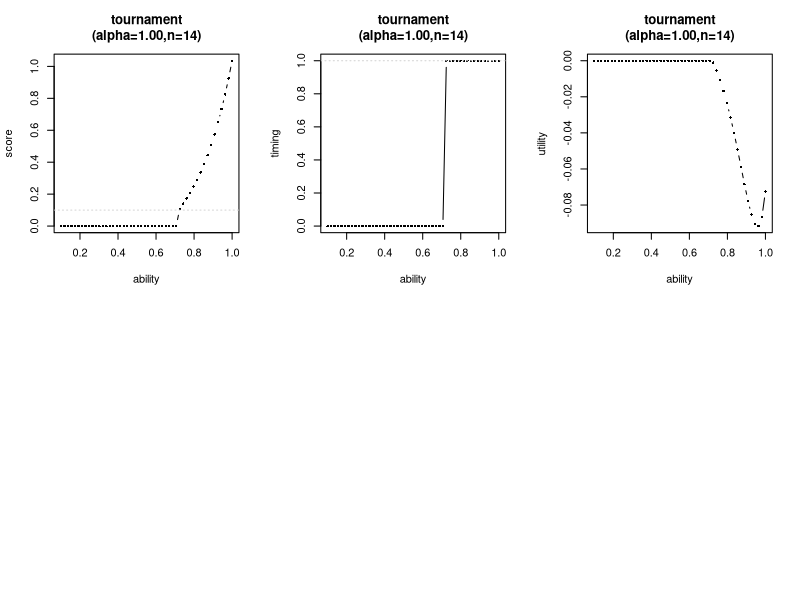

The R source for this figure: (Note: this script raises an error after producing the figure.)

#' Order statistics density and distribution functions
#'
#' Density and distribution function of the  `k`'s order statistic for `n` iid random variables drawn from a given distribution `p` with density `d`.
#'
#' @param x vector of values
#' @param k,n order statistic and number of iid random variables
#' @param p,d distribution and density
#' @param ... further arguments for distribution and density
#' @return Probability of the k-th order statistic from n iid random variables
#'
#' @keywords order statistics
#' @name ord
#' @export
#' @examples
#' curve(dord(x, 1, 10, pnorm, dnorm, mean=0, sd=1), from=-4, to=4)
#' curve(dord(x, 10, 10, pnorm, dnorm, mean=0, sd=1), add=TRUE, lty=2)
#' curve(dnorm(x, mean=0, sd=1), add=TRUE, lty=3)
#' title("Density order statistics from 10 normal r.v.")
#' legend("topright", c("Min (1st OS)", "Max (n-th OS)", "Normal density"), lty=1:3, bty="n")

dord <- function(x, k, n, p, d, ...) {
	z <- lfactorial(n) - lfactorial(k-1) - lfactorial(n-k) +
	(k-1)*p(x, log.p=TRUE, ...) + 
	(n-k)*p(x, log.p=TRUE, lower.tail=FALSE, ...) + 
	d(x, log=TRUE, ...)
	return(exp(z))
}

#' @rdname ord
#' @export
pord <- function(x, k, n, p, d, ...) {
	z <- 0
	for (j in k:n) {
	  z <- z + lfactorial(n) - lfactorial(j) - lfactorial(n-k) +
	  (j) * p(x, log.p=TRUE, ...)
	  (n-j) * p(x, log.p=TRUE, lower.tail=FALSE, ...)
	}
	return(exp(z))
}

# Example
x <- seq(0.01, 1, lengt=10)
n <- 4
cost=c(-1, 2, -1)
p=punif; d=dunif; xlim=c(0, 1)
deadline=1; target=0.1


#' Contest simulation
contest <- function(x, n, type
			, v=c(1, 0), cost=c(-1, 2, -1)
			, p=punif, d=dunif, xlim=c(0, 1)
			, deadline=1, target=0.1, ...) {
	# Checks
	stopifnot(any(x<xlim[1] | x>xlim[2])==FALSE)
	stopifnot(n>2)
	stopifnot(length(v)==2)
	stopifnot(sign(cost)==c(-1,1,-1))
	x.min <- .Machine$double.xmin
	x <- ifelse(x==0, x.min, x)
	ylim <- c(target, Inf)
	tlim <- c(0, deadline)
	rivals <- n-1
	type <- match.arg(type, c("race","tournament"))
	
	# Cost functions
	cx <- function(x) x^(cost[1])
	cy <- function(x) x^(cost[2])
	ct <- function(x) x^(cost[3])
	cx.inv <- function(x) x^(1/cost[1])
	cy.inv <- function(x) x^(1/cost[2])
	ct.inv <- function(x) x^(1/cost[3])
	
	# Prob. of winning
	p1 <- pord(x, k=rivals, n=rivals, p=p, d=d, ...)
	p2 <- (1 - pord(x, k=rivals, n=rivals, p=p, d=d, ...)) * pord(x, k=rivals-1, n=rivals-1, p=p, d=d, ...)
		
	p1 <- pord(x, k=rivals, n=rivals, p=p, d=d)
	p2 <- (1 - pord(x, k=rivals, n=rivals, p=p, d=d)) * pord(x, k=rivals-1, n=rivals-1, p=p, d=d)
		
		
	# Equilibrium utility
	u0 <- function(x, y, ti) v[1] * p1 + v[2] * p2 - cx(x) * cy(y) * ct(ti)
	
	# Marginal type
	marginal.type <- function(x, ...) {
		p1 <- pord(x, k=rivals, n=rivals, p=p, d=d, ...)
		p2 <- (1 - pord(x, k=rivals, n=rivals, p=p, d=d, ...)) * pord(x, k=rivals-1, n=rivals-1, p=p, d=d, ...)
		c0 <- cx(x) * cy(target) * ct(deadline)
		v %*% c(p1, p2) - c0
	}
	
	# Internal functions
	A <- function(x, ...) dord(x, rivals, rivals, p, d, ...) * cx.inv(x)
	B <- function(x, ...) {
		(-dord(x, rivals, rivals, p, d, ...) * pord(x, rivals-1, rivals-1, p, d, ...) +
		dord(x, rivals-1, rivals-1, p, d, ...) * (1-pord(x, rivals, rivals, p, d, ...))) * cx.inv(x)
	}
	integral.A <- function(x, low.type, ...) {
		integrate(A, upper=x, lower=low.type, ...)$val
	}
	integral.B <- function(x, low.type, ...) {
		integrate(B, upper=x, lower=low.type, ...)$val
	}

	# Optimal bids
	low.type <- uniroot(marginal.type, interval=xlim, ...)$root
	v1 <- sapply(x, integral.A, low.type=low.type, ...)
	v2 <- sapply(x, integral.B, low.type=low.type, ...)

	low.type <- uniroot(marginal.type, interval=xlim)$root
	v1 <- sapply(x, integral.A, low.type=low.type)
	v2 <- sapply(x, integral.B, low.type=low.type)


	if (type=="tournament") {
		b0 <- cy(target)
		v.scale <- v / ct(deadline)
		bid.linear <- b0 + v.scale[1] * v1 + v.scale[2] * v2
		y <- ifelse(x < low.type, 0, cy.inv(bid.linear))
		u <- u0(x, y, deadline)
		out <- list(ability=x, score=y
					, utility=ifelse(x < low.type, 0, u)
					, timing=ifelse(x < low.type, 0, deadline))
	} else {
		out <- list()
# 	Bidding function
# 	b <- function(x, v, rivals, p, d, low.type, c.bid, c.bid.inv, b0, convention=0, ...) {
# 		# Define internal functions
# 		# Compute
# 		return()
# 	}
# 	
# 	Compute bids
# 		y <- sapply(x, b, v=v/ct(deadline), rivals=rivals, p=p, d=d, low.type=low.type
# 				, c.bid=cy, c.bid.inv=cy.inv, b0=b0, convention=0, ...)
# 		u <- u0(x, y=y, ti=deadline, v=v, rivals=rivals, p=p, d=d,...)
# 		out <- list(ability=x, score=y
# 					, utility=ifelse(x < low.type, 0, u)
# 					, timing=ifelse(x < low.type, 0, deadline))
# 	} else {
# 		stopifnot(target>0)
# 		v.scale <- v / cy(target)
# 		b0 <- ct(deadline)
# 		ti <- sapply(x, b, v=v.scale, rivals=rivals, p=p, d=d, low.type=low.type
# 				, c.bid=ct, c.bid.inv=ct.inv, b0=b0, convention=deadline, ...)
# 		u <- u0(x, y=target, ti=ti, v=v, rivals=rivals, p=p, d=d, ...)
# 		out <- list(ability=x
# 				, score=ifelse(x < low.type, 0, target)
# 				, utility=ifelse(x < low.type, 0, u)
# 				, timing=ti)
	}
	out$marginal.type <- low.type
	out$type <- type
	out$params <- list(v=v, n=n, cost=cost)	
	out$target <- target
	out$deadline <- deadline
	class(out) <- "contest"
	return(out)
}

x <- seq(0.1, 0.95, length=50)
t4 <- contest(x, n=4, "tournament", deadline=1000)

#' Plot contest object
plot.contest <- function(x, ...) {
	info <- sprintf("%s\n(alpha=%0.2f,n=%i)", x$type, x$params$v[1], x$params$n)
	with(x, plot(ability, score, type="b", ...)); title(info)
	abline(h=x$target, lty=3, col='lightgray')
	with(x, plot(ability, timing, type="b", ...)); title(info)
	abline(h=x$deadline, lty=3, col='lightgray')
	with(x, plot(ability, utility, type="b", ...)); title(info)
}

x <- seq(0.1, 1, length=50)
par(mfrow=c(2,3))
plot.contest(t4 <- contest(x, n=14,"tournament"), pch=16, cex=.5)
plot.contest(contest(x, n=4, "race"), pch=16, cex=.5)


